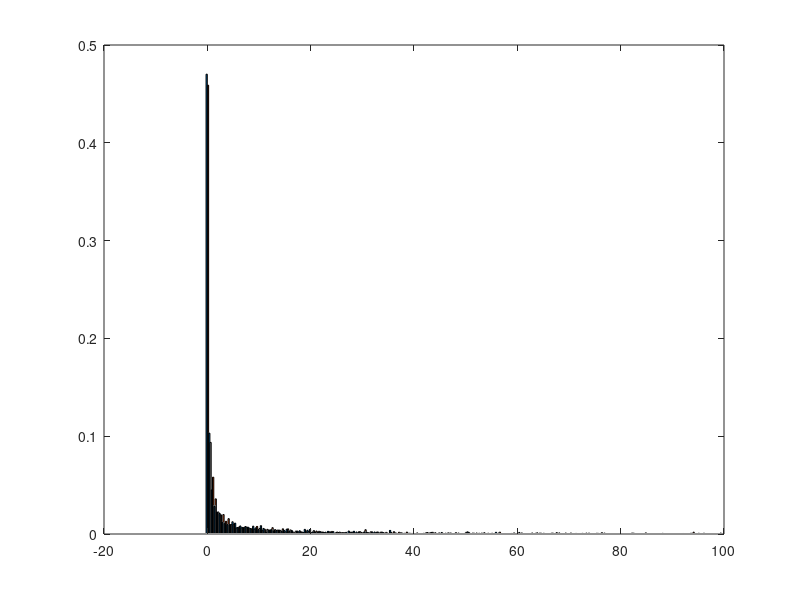

MATLAB code to generate this figure: (Note: this script raises an error after producing the figure.)
clear all
close all
clc


load('inter_ripple.mat')

time1 = [0:0.5:100-0.5];
mdis_li = mdis./sum(mdis,2);
rdis_li = rdis./sum(rdis,2);

ave_m = mean(mdis_li,1);
std_m = std(mdis_li,[],1)/(size(mdis,1)-1);

ave_r = mean(rdis_li,1);
std_r = std(rdis_li,[],1)/(size(rdis,1)-1);

b = bar(time1,[ave_m;ave_r]','BarWidth',1)
hold on
b(1).FaceColor = 'r';
b(2).FaceColor = 'b';
errorbar(time1-0.075,[ave_m]',[std_m]','.r')
errorbar(time1+0.075,[ave_r]',[std_r]','.b')
xlim([-0.5 5.3])
ylim([0 0.65])
% xticks([1 2])
% title('correction');
ylabel('Probability');
xlabel('Inter ripple interval [sec]');
hold off
